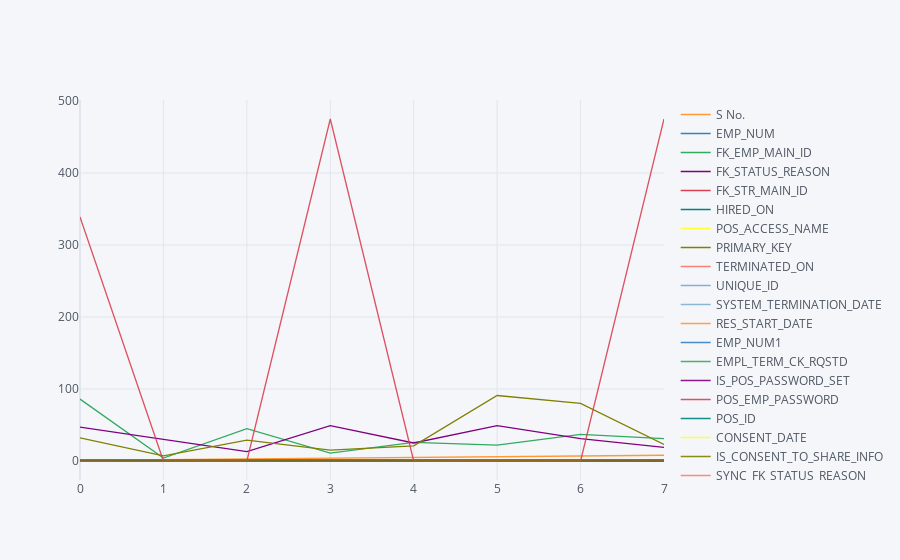

Here is the notebook cell this chart was saved with:
### Code cell
df.iplot()

### Figure 1 — Plotly figure (JSON) as saved in the notebook; plotly's stock layout.template omitted (floating-point values rounded to 4 significant figures)
{"data": [{"line": {"color": "rgba(255, 153, 51, 1.0)", "dash": "solid", "shape": "linear", "width": 1.3}, "mode": "lines", "name": "S No.", "text": "", "type": "scatter", "x": [0, 1, 2, 3, 4, 5, 6, 7], "y": [1, 2, 3, 4, 5, 6, 7, 8]}, {"line": {"color": "rgba(55, 128, 191, 1.0)", "dash": "solid", "shape": "linear", "width": 1.3}, "mode": "lines", "name": "EMP_NUM", "text": "", "type": "scatter", "x": [0, 1, 2, 3, 4, 5, 6, 7], "y": ["", "", "", 51, "", 50, "", ""]}, {"line": {"color": "rgba(50, 171, 96, 1.0)", "dash": "solid", "shape": "linear", "width": 1.3}, "mode": "lines", "name": "FK_EMP_MAIN_ID", "text": "", "type": "scatter", "x": [0, 1, 2, 3, 4, 5, 6, 7], "y": [86, 4, 45, 11, 26, 22, 37, 31]}, {"line": {"color": "rgba(128, 0, 128, 1.0)", "dash": "solid", "shape": "linear", "width": 1.3}, "mode": "lines", "name": "FK_STATUS_REASON", "text": "", "type": "scatter", "x": [0, 1, 2, 3, 4, 5, 6, 7], "y": [47, 30, 13, 49, 25, 49, 31, 19]}, {"line": {"color": "rgba(219, 64, 82, 1.0)", "dash": "solid", "shape": "linear", "width": 1.3}, "mode": "lines", "name": "FK_STR_MAIN_ID", "text": "", "type": "scatter", "x": [0, 1, 2, 3, 4, 5, 6, 7], "y": [2, 2, 2, 2, 2, 2, 2, 2]}, {"line": {"color": "rgba(0, 128, 128, 1.0)", "dash": "solid", "shape": "linear", "width": 1.3}, "mode": "lines", "name": "HIRED_ON", "text": "", "type": "scatter", "x": [0, 1, 2, 3, 4, 5, 6, 7], "y": ["2010-09-14 00:00:00.0", "2012-03-09 00:00:00.0", "2010-07-13 00:00:00.0", "2010-08-31 00:00:00.0", "2012-02-29 00:00:00.0", "2012-02-29 00:00:00.0", "2011-03-02 00:00:00.0", "2011-09-11 00:00:00.0"]}, {"line": {"color": "rgba(255, 255, 51, 1.0)", "dash": "solid", "shape": "linear", "width": 1.3}, "mode": "lines", "name": "POS_ACCESS_NAME", "text": "", "type": "scatter", "x": [0, 1, 2, 3, 4, 5, 6, 7], "y": ["", "", "", "", "", "", "", ""]}, {"line": {"color": "rgba(128, 128, 0, 1.0)", "dash": "solid", "shape": "linear", "width": 1.3}, "mode": "lines", "name": "PRIMARY_KEY", "text": "", "type": "scatter", "x": [0, 1, 2, 3, 4, 5, 6, 7], "y": [32, 7, 29, 15, 21, 91, 80, 23]}, {"line": {"color": "rgba(251, 128, 114, 1.0)", "dash": "solid", "shape": "linear", "width": 1.3}, "mode": "lines", "name": "TERMINATED_ON", "text": "", "type": "scatter", "x": [0, 1, 2, 3, 4, 5, 6, 7], "y": ["2011-08-21 00:00:00.0", "2012-10-03 00:00:00.0", "2011-04-10 00:00:00.0", "", "2012-05-14 00:00:00.0", "", "2011-09-05 00:00:00.0", "2013-04-14 00:00:00.0"]}, {"line": {"color": "rgba(128, 177, 211, 1.0)", "dash": "solid", "shape": "linear", "width": 1.3}, "mode": "lines", "name": "UNIQUE_ID", "text": "", "type": "scatter", "x": [0, 1, 2, 3, 4, 5, 6, 7], "y": ["12574R2NCS3TzoNI4o", "12574R2RIhFvNYkvyA", "12574R2gFXveFoOJ1E", "12574R2rCKMRwbijns", "12574R2aGE2j.dGNL2", "12574R2NCgzQFhKTaA", "12574R2f.6A1oAZZas", "12574R2j8wvJHGAaLc"]}, {"line": {"color": "rgba(128, 177, 211, 0.8999999999999999)", "dash": "solid", "shape": "linear", "width": 1.3}, "mode": "lines", "name": "SYSTEM_TERMINATION_DATE", "text": "", "type": "scatter", "x": [0, 1, 2, 3, 4, 5, 6, 7], "y": ["2012-03-30 00:00:00.0", "2012-10-03 10:09:39.0", "2012-03-30 00:00:00.0", "", "2012-05-14 16:44:45.0", "", "2012-03-30 00:00:00.0", "2013-04-04 21:41:21.0"]}, {"line": {"color": "rgba(255, 153, 51, 0.8999999999999999)", "dash": "solid", "shape": "linear", "width": 1.3}, "mode": "lines", "name": "RES_START_DATE", "text": "", "type": "scatter", "x": [0, 1, 2, 3, 4, 5, 6, 7], "y": ["2010-09-14 00:00:00.0", "2012-03-09 00:00:00.0", "2010-07-13 00:00:00.0", "2010-08-31 00:00:00.0", "2012-02-29 00:00:00.0", "2012-02-29 00:00:00.0", "2011-03-02 00:00:00.0", "2011-09-11 00:00:00.0"]}, {"line": {"color": "rgba(55, 128, 191, 0.8999999999999999)", "dash": "solid", "shape": "linear", "width": 1.3}, "mode": "lines", "name": "EMP_NUM1", "text": "", "type": "scatter", "x": [0, 1, 2, 3, 4, 5, 6, 7], "y": ["", "", "", "", "", "", "", ""]}, {"line": {"color": "rgba(50, 171, 96, 0.8999999999999999)", "dash": "solid", "shape": "linear", "width": 1.3}, "mode": "lines", "name": "EMPL_TERM_CK_RQSTD", "text": "", "type": "scatter", "x": [0, 1, 2, 3, 4, 5, 6, 7], "y": [1, 1, 1, 0, 1, 0, 1, 0]}, {"line": {"color": "rgba(128, 0, 128, 0.8999999999999999)", "dash": "solid", "shape": "linear", "width": 1.3}, "mode": "lines", "name": "IS_POS_PASSWORD_SET", "text": "", "type": "scatter", "x": [0, 1, 2, 3, 4, 5, 6, 7], "y": [0, 0, 0, 0, 0, 0, 0, 0]}, {"line": {"color": "rgba(219, 64, 82, 0.8999999999999999)", "dash": "solid", "shape": "linear", "width": 1.3}, "mode": "lines", "name": "POS_EMP_PASSWORD", "text": "", "type": "scatter", "x": [0, 1, 2, 3, 4, 5, 6, 7], "y": [339, 0, 0, 475, 0, 0, 0, 475]}, {"line": {"color": "rgba(0, 128, 128, 0.8999999999999999)", "dash": "solid", "shape": "linear", "width": 1.3}, "mode": "lines", "name": "POS_ID", "text": "", "type": "scatter", "x": [0, 1, 2, 3, 4, 5, 6, 7], "y": ["", "", "", "", "", "", "", ""]}, {"line": {"color": "rgba(255, 255, 51, 0.8999999999999999)", "dash": "solid", "shape": "linear", "width": 1.3}, "mode": "lines", "name": "CONSENT_DATE", "text": "", "type": "scatter", "x": [0, 1, 2, 3, 4, 5, 6, 7], "y": ["", "", "", "", "", "", "", ""]}, {"line": {"color": "rgba(128, 128, 0, 0.8999999999999999)", "dash": "solid", "shape": "linear", "width": 1.3}, "mode": "lines", "name": "IS_CONSENT_TO_SHARE_INFO", "text": "", "type": "scatter", "x": [0, 1, 2, 3, 4, 5, 6, 7], "y": [0, 0, 0, 0, 0, 0, 0, 0]}, {"line": {"color": "rgba(251, 128, 114, 0.8999999999999999)", "dash": "solid", "shape": "linear", "width": 1.3}, "mode": "lines", "name": "SYNC_FK_STATUS_REASON", "text": "", "type": "scatter", "x": [0, 1, 2, 3, 4, 5, 6, 7], "y": ["", "", "", "", "", "", "", ""]}], "layout": {"legend": {"bgcolor": "#F5F6F9", "font": {"color": "#4D5663"}}, "paper_bgcolor": "#F5F6F9", "plot_bgcolor": "#F5F6F9", "title": {"font": {"color": "#4D5663"}}, "xaxis": {"gridcolor": "#E1E5ED", "showgrid": true, "tickfont": {"color": "#4D5663"}, "title": {"font": {"color": "#4D5663"}, "text": ""}, "zerolinecolor": "#E1E5ED"}, "yaxis": {"gridcolor": "#E1E5ED", "showgrid": true, "tickfont": {"color": "#4D5663"}, "title": {"font": {"color": "#4D5663"}, "text": ""}, "zerolinecolor": "#E1E5ED"}}}
